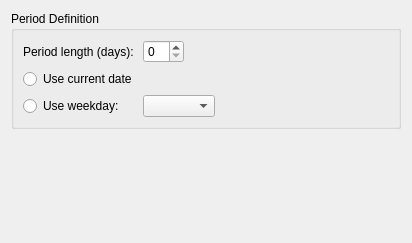
<ui version="4.0" >
 <class>KPlato::TaskStatusViewSettingsPanel</class>
 <widget class="QWidget" name="KPlato::TaskStatusViewSettingsPanel" >
  <property name="geometry" >
   <rect>
    <x>0</x>
    <y>0</y>
    <width>412</width>
    <height>243</height>
   </rect>
  </property>
  <layout class="QVBoxLayout" name="verticalLayout" >
   <item>
    <widget class="QGroupBox" name="periodGroupBox" >
     <property name="title" >
      <string>Period Definition</string>
     </property>
     <property name="flat" >
      <bool>true</bool>
     </property>
     <layout class="QGridLayout" name="gridLayout" >
      <item row="0" column="0" >
       <widget class="QLabel" name="label" >
        <property name="text" >
         <string>Period length (days):</string>
        </property>
       </widget>
      </item>
      <item row="0" column="1" >
       <widget class="QSpinBox" name="period" />
      </item>
      <item row="0" column="2" colspan="2" >
       <spacer name="horizontalSpacer" >
        <property name="orientation" >
         <enum>Qt::Horizontal</enum>
        </property>
        <property name="sizeHint" stdset="0" >
         <size>
          <width>176</width>
          <height>20</height>
         </size>
        </property>
       </spacer>
      </item>
      <item row="1" column="0" >
       <widget class="QRadioButton" name="useCurrentDate" >
        <property name="text" >
         <string>Use current date</string>
        </property>
       </widget>
      </item>
      <item row="1" column="1" colspan="3" >
       <spacer name="horizontalSpacer_3" >
        <property name="orientation" >
         <enum>Qt::Horizontal</enum>
        </property>
        <property name="sizeHint" stdset="0" >
         <size>
          <width>238</width>
          <height>20</height>
         </size>
        </property>
       </spacer>
      </item>
      <item row="2" column="0" >
       <widget class="QRadioButton" name="useWeekday" >
        <property name="text" >
         <string>Use weekday:</string>
        </property>
       </widget>
      </item>
      <item row="2" column="1" colspan="2" >
       <widget class="QComboBox" name="weekdays" />
      </item>
      <item row="2" column="3" >
       <spacer name="horizontalSpacer_2" >
        <property name="orientation" >
         <enum>Qt::Horizontal</enum>
        </property>
        <property name="sizeHint" stdset="0" >
         <size>
          <width>158</width>
          <height>17</height>
         </size>
        </property>
       </spacer>
      </item>
     </layout>
    </widget>
   </item>
   <item>
    <spacer name="verticalSpacer" >
     <property name="orientation" >
      <enum>Qt::Vertical</enum>
     </property>
     <property name="sizeHint" stdset="0" >
      <size>
       <width>20</width>
       <height>40</height>
      </size>
     </property>
    </spacer>
   </item>
  </layout>
 </widget>
 <resources/>
 <connections/>
</ui>
